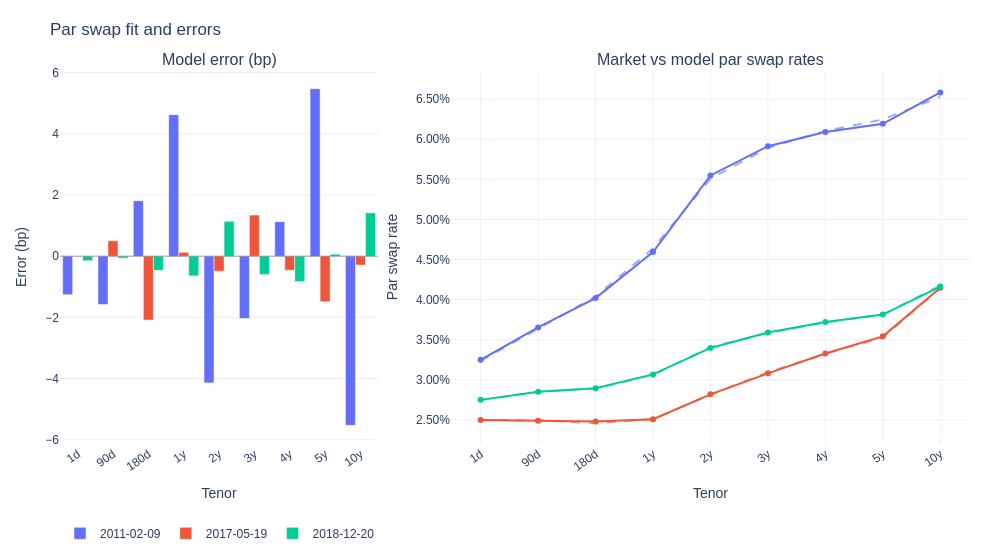

The cell this chart's notebook holds for it:
### Markdown cell above
### Results

Qualitatively, the model tracks the market par swap curve very closely on the sample dates. The dashed model curves sit almost on top of the market markers across maturities, and the left-panel bar chart shows low residuals (basis points). With more time spend on training, this results can be improved a lot.

### Code cell
fig, dates = plot_swap_rates(model, test_market_rates_df)
fig.show()

### Figure 1 — Plotly figure (JSON) as saved in the notebook; plotly's stock layout.template omitted (floating-point values rounded to 4 significant figures)
{"data": [{"legendgroup": "2011-02-09", "marker": {"color": "#636EFA"}, "name": "2011-02-09", "type": "bar", "x": ["1d", "90d", "180d", "1y", "2y", "3y", "4y", "5y", "10y"], "xaxis": "x", "y": [-1.258, -1.579, 1.815, 4.627, -4.143, -2.035, 1.128, 5.475, -5.529], "yaxis": "y"}, {"legendgroup": "2011-02-09", "line": {"color": "#636EFA"}, "marker": {"color": "#636EFA"}, "mode": "markers+lines", "name": "2011-02-09 (Market)", "showlegend": false, "type": "scatter", "x": ["1d", "90d", "180d", "1y", "2y", "3y", "4y", "5y", "10y"], "xaxis": "x2", "y": [0.0325, 0.03653, 0.0402, 0.04593, 0.05548, 0.05913, 0.06091, 0.06192, 0.06583], "yaxis": "y2"}, {"legendgroup": "2011-02-09", "line": {"color": "#636EFA", "dash": "dash"}, "mode": "lines", "name": "2011-02-09 (Model)", "opacity": 0.6, "showlegend": false, "type": "scatter", "x": ["1d", "90d", "180d", "1y", "2y", "3y", "4y", "5y", "10y"], "xaxis": "x2", "y": [0.03237, 0.03638, 0.04038, 0.04639, 0.05507, 0.05893, 0.06102, 0.06247, 0.06528], "yaxis": "y2"}, {"legendgroup": "2017-05-19", "marker": {"color": "#EF553B"}, "name": "2017-05-19", "type": "bar", "x": ["1d", "90d", "180d", "1y", "2y", "3y", "4y", "5y", "10y"], "xaxis": "x", "y": [0.005959, 0.5046, -2.09, 0.1253, -0.4909, 1.344, -0.4573, -1.488, -0.2901], "yaxis": "y"}, {"legendgroup": "2017-05-19", "line": {"color": "#EF553B"}, "marker": {"color": "#EF553B"}, "mode": "markers+lines", "name": "2017-05-19 (Market)", "showlegend": false, "type": "scatter", "x": ["1d", "90d", "180d", "1y", "2y", "3y", "4y", "5y", "10y"], "xaxis": "x2", "y": [0.025, 0.0249, 0.0248, 0.02508, 0.02819, 0.0308, 0.03329, 0.03542, 0.04148], "yaxis": "y2"}, {"legendgroup": "2017-05-19", "line": {"color": "#EF553B", "dash": "dash"}, "mode": "lines", "name": "2017-05-19 (Model)", "opacity": 0.6, "showlegend": false, "type": "scatter", "x": ["1d", "90d", "180d", "1y", "2y", "3y", "4y", "5y", "10y"], "xaxis": "x2", "y": [0.025, 0.02495, 0.02459, 0.0251, 0.02814, 0.03094, 0.03324, 0.03527, 0.04145], "yaxis": "y2"}, {"legendgroup": "2018-12-20", "marker": {"color": "#00CC96"}, "name": "2018-12-20", "type": "bar", "x": ["1d", "90d", "180d", "1y", "2y", "3y", "4y", "5y", "10y"], "xaxis": "x", "y": [-0.1518, -0.06476, -0.4639, -0.6444, 1.138, -0.6028, -0.8285, 0.06629, 1.418], "yaxis": "y"}, {"legendgroup": "2018-12-20", "line": {"color": "#00CC96"}, "marker": {"color": "#00CC96"}, "mode": "markers+lines", "name": "2018-12-20 (Market)", "showlegend": false, "type": "scatter", "x": ["1d", "90d", "180d", "1y", "2y", "3y", "4y", "5y", "10y"], "xaxis": "x2", "y": [0.0275, 0.0285, 0.02894, 0.03068, 0.03397, 0.0359, 0.03722, 0.03813, 0.04163], "yaxis": "y2"}, {"legendgroup": "2018-12-20", "line": {"color": "#00CC96", "dash": "dash"}, "mode": "lines", "name": "2018-12-20 (Model)", "opacity": 0.6, "showlegend": false, "type": "scatter", "x": ["1d", "90d", "180d", "1y", "2y", "3y", "4y", "5y", "10y"], "xaxis": "x2", "y": [0.02748, 0.02849, 0.0289, 0.03061, 0.03409, 0.03584, 0.03714, 0.03814, 0.04177], "yaxis": "y2"}], "layout": {"annotations": [{"font": {"size": 16}, "showarrow": false, "text": "Model error (bp)", "x": 0.1748, "xanchor": "center", "xref": "paper", "y": 1, "yanchor": "bottom", "yref": "paper"}, {"font": {"size": 16}, "showarrow": false, "text": "Market vs model par swap rates", "x": 0.7148, "xanchor": "center", "xref": "paper", "y": 1, "yanchor": "bottom", "yref": "paper"}], "bargap": 0.15, "bargroupgap": 0, "barmode": "group", "font": {"family": "Arial", "size": 12}, "legend": {"orientation": "h", "x": 0, "xanchor": "left", "y": -0.2, "yanchor": "top"}, "margin": {"b": 90, "l": 60, "r": 30, "t": 70}, "shapes": [{"line": {"color": "rgba(0,0,0,0.35)", "width": 1}, "type": "line", "x0": 0, "x1": 1, "xref": "x domain", "y0": 0, "y1": 0, "yref": "y"}], "title": {"text": "Par swap fit and errors", "xanchor": "left"}, "width": 1000, "xaxis": {"anchor": "y", "automargin": true, "categoryarray": ["1d", "90d", "180d", "1y", "2y", "3y", "4y", "5y", "10y"], "categoryorder": "array", "domain": [0, 0.3496], "tickangle": -35, "tickfont": {"size": 12}, "title": {"text": "Tenor"}, "type": "category"}, "xaxis2": {"anchor": "y2", "automargin": true, "categoryarray": ["1d", "90d", "180d", "1y", "2y", "3y", "4y", "5y", "10y"], "categoryorder": "array", "domain": [0.4296, 1], "tickangle": -35, "tickfont": {"size": 12}, "title": {"text": "Tenor"}, "type": "category"}, "yaxis": {"anchor": "x", "domain": [0, 1], "title": {"text": "Error (bp)"}, "zeroline": false}, "yaxis2": {"anchor": "x2", "domain": [0, 1], "tickformat": ".2%", "title": {"text": "Par swap rate"}}}}
